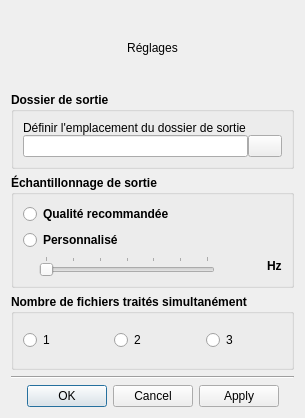
<?xml version="1.0" encoding="UTF-8"?>
<ui version="4.0">
 <class>Dialog</class>
 <widget class="QDialog" name="Dialog">
  <property name="windowModality">
   <enum>Qt::WindowModal</enum>
  </property>
  <property name="geometry">
   <rect>
    <x>0</x>
    <y>0</y>
    <width>305</width>
    <height>418</height>
   </rect>
  </property>
  <property name="minimumSize">
   <size>
    <width>305</width>
    <height>418</height>
   </size>
  </property>
  <property name="maximumSize">
   <size>
    <width>305</width>
    <height>418</height>
   </size>
  </property>
  <property name="windowTitle">
   <string>Réglages</string>
  </property>
  <property name="windowIcon">
   <iconset resource="source.qrc">
    <normaloff>:/root/src/settings.png</normaloff>:/root/src/settings.png</iconset>
  </property>
  <property name="styleSheet">
   <string notr="true"/>
  </property>
  <property name="modal">
   <bool>true</bool>
  </property>
  <layout class="QGridLayout" name="gridLayout_2">
   <property name="topMargin">
    <number>9</number>
   </property>
   <item row="0" column="0" colspan="2">
    <widget class="QLabel" name="titleLabel">
     <property name="styleSheet">
      <string notr="true">font: 700 16pt &quot;Helvetica Rounded&quot;;</string>
     </property>
     <property name="text">
      <string>Réglages</string>
     </property>
     <property name="alignment">
      <set>Qt::AlignCenter</set>
     </property>
    </widget>
   </item>
   <item row="1" column="0" colspan="2">
    <widget class="QGroupBox" name="groupBox_2">
     <property name="font">
      <font>
       <bold>true</bold>
      </font>
     </property>
     <property name="title">
      <string>Dossier de sortie</string>
     </property>
     <layout class="QGridLayout" name="gridLayout">
      <property name="spacing">
       <number>0</number>
      </property>
      <item row="1" column="0">
       <widget class="QLineEdit" name="fileLineEdit">
        <property name="font">
         <font>
          <bold>false</bold>
         </font>
        </property>
       </widget>
      </item>
      <item row="1" column="1">
       <widget class="QPushButton" name="openButton">
        <property name="maximumSize">
         <size>
          <width>34</width>
          <height>16777215</height>
         </size>
        </property>
        <property name="font">
         <font>
          <bold>false</bold>
         </font>
        </property>
        <property name="toolTip">
         <string>Parcourir un dossier de sortie</string>
        </property>
        <property name="text">
         <string/>
        </property>
       </widget>
      </item>
      <item row="0" column="0">
       <widget class="QLabel" name="label">
        <property name="font">
         <font>
          <bold>false</bold>
         </font>
        </property>
        <property name="text">
         <string>Définir l'emplacement du dossier de sortie :</string>
        </property>
       </widget>
      </item>
     </layout>
    </widget>
   </item>
   <item row="6" column="0" colspan="2">
    <widget class="Line" name="line">
     <property name="orientation">
      <enum>Qt::Horizontal</enum>
     </property>
    </widget>
   </item>
   <item row="3" column="0" colspan="2">
    <widget class="QGroupBox" name="groupBox_3">
     <property name="font">
      <font>
       <bold>true</bold>
      </font>
     </property>
     <property name="title">
      <string>Nombre de fichiers traités simultanément</string>
     </property>
     <layout class="QHBoxLayout" name="horizontalLayout">
      <property name="leftMargin">
       <number>9</number>
      </property>
      <property name="topMargin">
       <number>0</number>
      </property>
      <property name="rightMargin">
       <number>0</number>
      </property>
      <property name="bottomMargin">
       <number>0</number>
      </property>
      <item>
       <widget class="QRadioButton" name="radioButton_1">
        <property name="font">
         <font>
          <bold>false</bold>
         </font>
        </property>
        <property name="text">
         <string>1</string>
        </property>
       </widget>
      </item>
      <item>
       <widget class="QRadioButton" name="radioButton_2">
        <property name="font">
         <font>
          <bold>false</bold>
         </font>
        </property>
        <property name="text">
         <string>2</string>
        </property>
       </widget>
      </item>
      <item>
       <widget class="QRadioButton" name="radioButton_3">
        <property name="font">
         <font>
          <bold>false</bold>
         </font>
        </property>
        <property name="text">
         <string>3</string>
        </property>
       </widget>
      </item>
     </layout>
    </widget>
   </item>
   <item row="7" column="0" colspan="2">
    <widget class="QDialogButtonBox" name="buttonBox">
     <property name="font">
      <font>
       <bold>false</bold>
       <underline>false</underline>
      </font>
     </property>
     <property name="orientation">
      <enum>Qt::Horizontal</enum>
     </property>
     <property name="standardButtons">
      <set>QDialogButtonBox::Apply|QDialogButtonBox::Cancel|QDialogButtonBox::Ok</set>
     </property>
     <property name="centerButtons">
      <bool>true</bool>
     </property>
    </widget>
   </item>
   <item row="2" column="0" colspan="2">
    <widget class="QGroupBox" name="groupBox">
     <property name="font">
      <font>
       <bold>true</bold>
      </font>
     </property>
     <property name="title">
      <string>Échantillonnage de sortie</string>
     </property>
     <property name="flat">
      <bool>false</bool>
     </property>
     <layout class="QGridLayout" name="gridLayout_3">
      <item row="0" column="0">
       <widget class="QRadioButton" name="defaultQualityRadioButton">
        <property name="text">
         <string>Qualité recommandée</string>
        </property>
       </widget>
      </item>
      <item row="1" column="0">
       <widget class="QRadioButton" name="customRadioButton">
        <property name="text">
         <string>Personnalisé</string>
        </property>
       </widget>
      </item>
      <item row="2" column="0">
       <widget class="QFrame" name="sliderFrame">
        <property name="frameShape">
         <enum>QFrame::NoFrame</enum>
        </property>
        <property name="frameShadow">
         <enum>QFrame::Raised</enum>
        </property>
        <layout class="QHBoxLayout" name="horizontalLayout_2">
         <property name="leftMargin">
          <number>16</number>
         </property>
         <property name="topMargin">
          <number>0</number>
         </property>
         <property name="rightMargin">
          <number>0</number>
         </property>
         <property name="bottomMargin">
          <number>0</number>
         </property>
         <item>
          <widget class="QSlider" name="framerateSlider">
           <property name="maximum">
            <number>6</number>
           </property>
           <property name="value">
            <number>0</number>
           </property>
           <property name="orientation">
            <enum>Qt::Horizontal</enum>
           </property>
           <property name="tickPosition">
            <enum>QSlider::TicksAbove</enum>
           </property>
          </widget>
         </item>
         <item>
          <widget class="QLabel" name="framerateLabel">
           <property name="minimumSize">
            <size>
             <width>40</width>
             <height>0</height>
            </size>
           </property>
           <property name="font">
            <font>
             <bold>false</bold>
            </font>
           </property>
           <property name="text">
            <string/>
           </property>
           <property name="alignment">
            <set>Qt::AlignRight|Qt::AlignTrailing|Qt::AlignVCenter</set>
           </property>
          </widget>
         </item>
         <item>
          <widget class="QLabel" name="label_3">
           <property name="text">
            <string>Hz</string>
           </property>
          </widget>
         </item>
        </layout>
       </widget>
      </item>
     </layout>
    </widget>
   </item>
  </layout>
 </widget>
 <resources>
  <include location="source.qrc"/>
 </resources>
 <connections>
  <connection>
   <sender>buttonBox</sender>
   <signal>accepted()</signal>
   <receiver>Dialog</receiver>
   <slot>accept()</slot>
   <hints>
    <hint type="sourcelabel">
     <x>257</x>
     <y>434</y>
    </hint>
    <hint type="destinationlabel">
     <x>157</x>
     <y>274</y>
    </hint>
   </hints>
  </connection>
  <connection>
   <sender>buttonBox</sender>
   <signal>rejected()</signal>
   <receiver>Dialog</receiver>
   <slot>reject()</slot>
   <hints>
    <hint type="sourcelabel">
     <x>299</x>
     <y>434</y>
    </hint>
    <hint type="destinationlabel">
     <x>286</x>
     <y>274</y>
    </hint>
   </hints>
  </connection>
  <connection>
   <sender>framerateSlider</sender>
   <signal>valueChanged(int)</signal>
   <receiver>framerateLabel</receiver>
   <slot>setNum(int)</slot>
   <hints>
    <hint type="sourcelabel">
     <x>69</x>
     <y>237</y>
    </hint>
    <hint type="destinationlabel">
     <x>272</x>
     <y>240</y>
    </hint>
   </hints>
  </connection>
  <connection>
   <sender>customRadioButton</sender>
   <signal>toggled(bool)</signal>
   <receiver>sliderFrame</receiver>
   <slot>setVisible(bool)</slot>
   <hints>
    <hint type="sourcelabel">
     <x>26</x>
     <y>199</y>
    </hint>
    <hint type="destinationlabel">
     <x>33</x>
     <y>225</y>
    </hint>
   </hints>
  </connection>
 </connections>
</ui>
